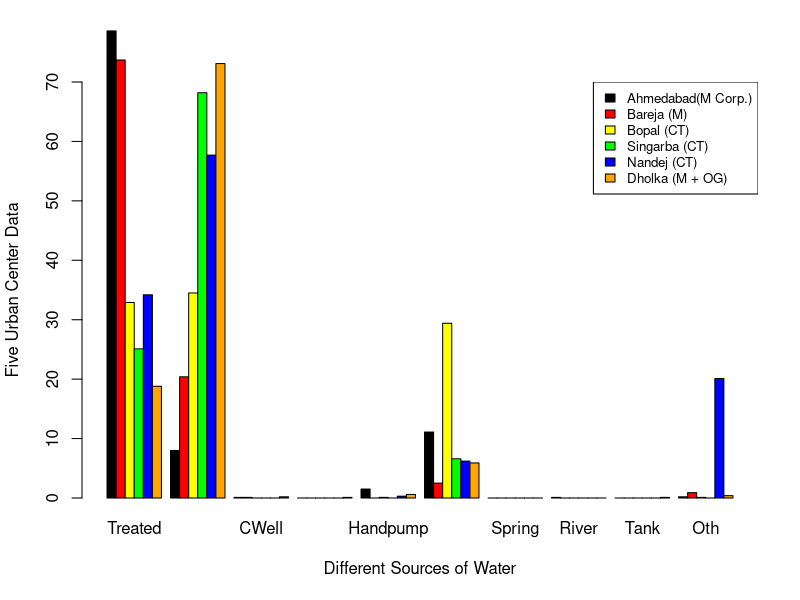

Source code (R):
# 4. For any 5 urban centres of your choice, 
#   a. create appropriate graphs that clearly show the levels of dependence on different sources of water. 
#   b. Compare this against Ahmedabad Corporation

# Importing Data
Water_Data = read.csv("water_data.csv")

# Segrigating Data
Treated = Water_Data$Tapwater.from.treated.source[4:9]
Untreated = Water_Data$Tapwater.from.un.treated.source[4:9]
CWell = Water_Data$Covered.well[4:9]
UnC_Well = Water_Data$Un.covered.well[4:9]
Handpump = Water_Data$Handpump[4:9]
Tubewell = Water_Data$Tubewell.Borehole[4:9]
Spring = Water_Data$Spring[4:9]
River = Water_Data$River..Canal[4:9]
Tank = Water_Data$Tank..Pond..Lake[4:9]
Oth = Water_Data$Others[4:9]

# Combining Data
x = cbind(Treated, Untreated, CWell, UnC_Well, Handpump, Tubewell, Spring, River, Tank, Oth)

# Plotting
barplot(x,beside = TRUE,
        ylim = c(0,70),
        col = c("black", "red", "yellow", "green", "blue", "orange"),
        xlab = "Different Sources of Water",
        ylab = "Five Urban Center Data")
legend(x = "topright",
       legend = c("Ahmedabad(M Corp.)", "Bareja (M)", "Bopal (CT)", "Singarba (CT)", "Nandej (CT)", 
                  "Dholka (M + OG)"),
       cex = 0.8,
       fill = c("black", "red", "yellow", "green", "blue", "orange"))
